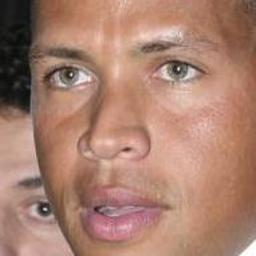
#> input picture dataset/000_002.jpg, 256 x 256 px; its folder holds 4 pictures in this run
$ jupyter execute --allow-errors mini-project-part3.ipynb   (shell and % lines are left out)
#> lines starting #> are read from the running program, lines starting #| are printed output that depends on the picture
[cell 1]
import pandas as pd
import numpy as np
import matplotlib.pyplot as plt
import os, sys, glob
import PIL.Image as Image

#> (a cell that did not finish here is left out)

#> (a cell that did not finish here is left out)

[cell 4]
def read_images(path, sz=None):
#> called with path = './dataset'
    X = []
    for files in glob.glob(path + "/*.jpg"):
        image = np.array(Image.open(files).convert('L'), dtype='uint8')
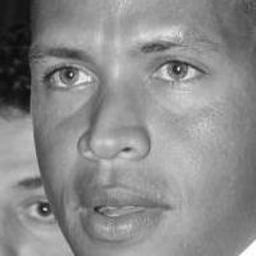
#> image: shape (256, 256); min 10, max 255, mean 138.3
        X.append(image)
#> pass 2 of the loop in read_images, `for files in glob.glob(path + "/*.jpg"):`:
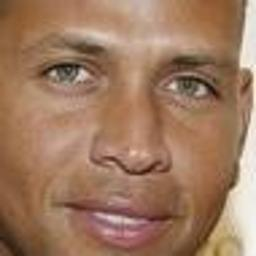
#> input picture dataset/000_006.jpg, 256 x 256 px
#> in read_images, `image = np.array(Image.open(files).convert('L'), dtype='uint8')`:
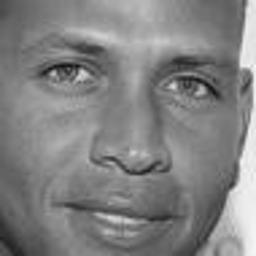
#> image: shape (256, 256); min 16, max 251, mean 129.8
#> pass 3 of the loop in read_images, `for files in glob.glob(path + "/*.jpg"):`:
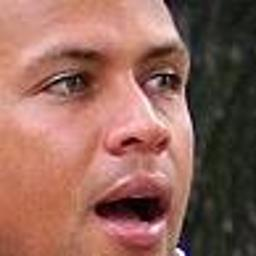
#> input picture dataset/000_008.jpg, 256 x 256 px
#> in read_images, `image = np.array(Image.open(files).convert('L'), dtype='uint8')`:
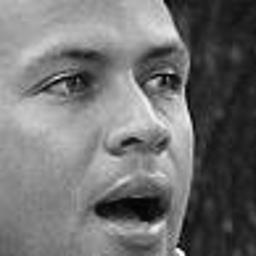
#> image: shape (256, 256); min 1, max 252, mean 112.9
#> the loop made 4 passes; the first 3 are shown
    return X

def normalize(X, low, high):
    X = np.array(X)
    min_X, max_X = np.min(X), np.max(X)
    X = X - float(min_X)
    X = X / float((max_X - min_X))
    X = X * (high - low)
    X = X + low
    return np.array(X)

def asRowMatrix(X):
    if len(X) == 0:
        return np.array([])
    mat = []
    for i in range(0, len(X)):
        mat.append(np.reshape(X[i], (X[0].shape[0] * X[0].shape[0], )))
    return np.array(mat)

# [14 lines left out: function subplot, not called in this run]

def pca(X):
    [n,d] = X.shape
    mu = X.mean(axis=0)
    X = X - mu
    if n>d:
        C = np.dot(X.T,X)
        [eigenvalues,eigenvectors] = np.linalg.eigh(C)
    else:
        C = np.dot(X,X.T)
        [eigenvalues,eigenvectors] = np.linalg.eigh(C)
        eigenvectors = np.dot(X.T,eigenvectors)
        for i in range(n):
            eigenvectors[:,i] = eigenvectors[:,i]/np.linalg.norm(eigenvectors[:,i])

    idx = np.argsort(-eigenvalues)
    eigenvalues = eigenvalues[idx]
    eigenvectors = eigenvectors[:,idx]
    return [eigenvalues, eigenvectors, mu]

# [35 lines left out: functions project, reconstruct, weight_img, reconstruct_img, MSE, not called in this run]

[cell 5]
X = read_images('./dataset')

[cell 6]
[eig_val, eig_vecs, mu] = pca(asRowMatrix(X))
components = 32

[cell 7]
Eig_face = []
for i in range(min(len(X), components)):
    e = eig_vecs[:,i].reshape(X[0].shape)
    Eig_face.append(normalize(e, 0, 255))
#> this loop made 4 passes
#> pass 1, `e = eig_vecs[:,i].reshape(X[0].shape)`:
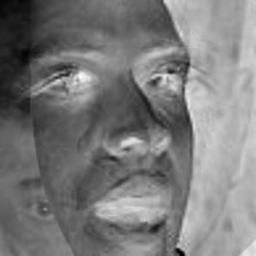
#> e: shape (256, 256) float64; min -0.00826, max 0.0119, mean 0.00147; drawn with min black and max white
#> after the loop:
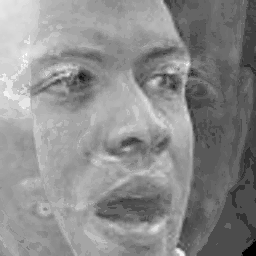
#> e: shape (256, 256) float64; min -0.0138, max 0.0092, mean -0.00115; drawn with min black and max white
